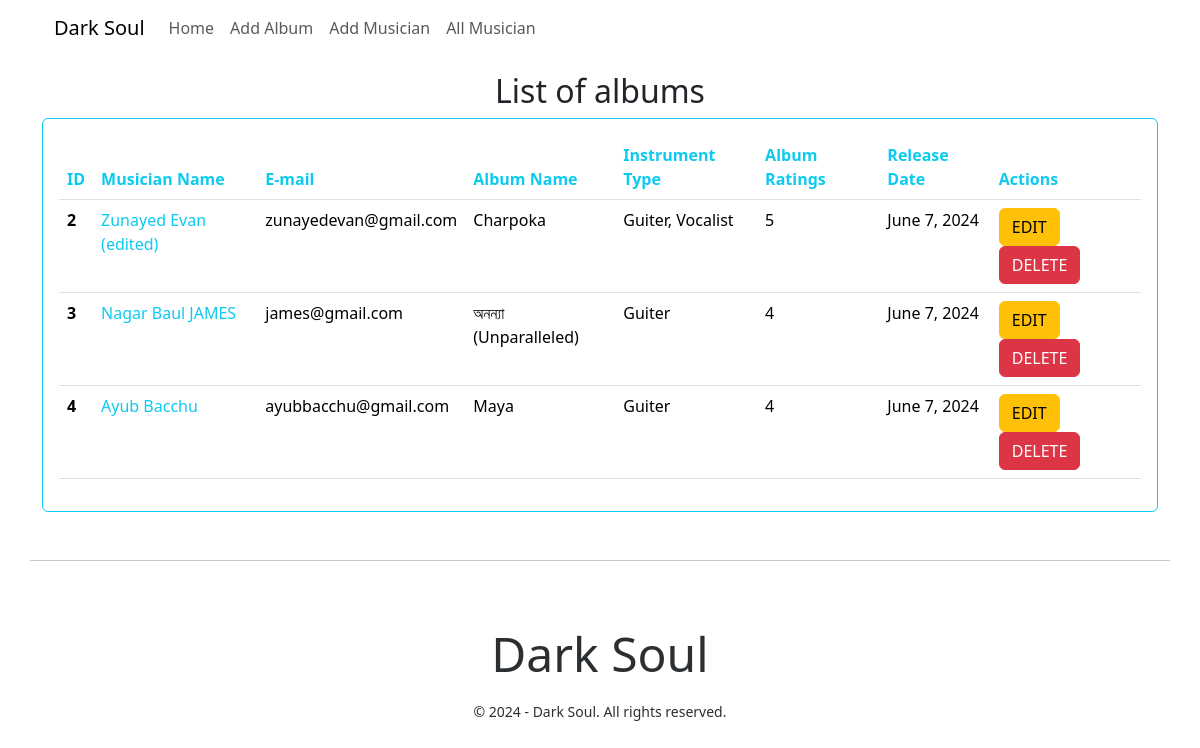
The page / on the database its author committed.
### album/models.py (models this page shows, shortened)
class Album(models.Model):
    name = models.CharField(max_length=255)
    musician = models.ForeignKey(Musician, on_delete=models.CASCADE, related_name='albums')
    release_date = models.DateField(auto_now_add=True)
    RATING_CHOICES = [
        ('1', '1'),
        ('2', '2'),
        ('3', '3'),
        ('4', '4'),
        ('5', '5'),
    ]
    ratings = models.CharField(max_length=1, choices=RATING_CHOICES)

### musician/models.py (models this page shows, shortened)
class Musician(models.Model):
    first_name = models.CharField(max_length=50)
    last_name = models.CharField(max_length=50)
    email = models.EmailField()
    phone = models.CharField(max_length=11)
    instrument_type = models.CharField(max_length=255)
    @property
    def full_name(self):
        return f"{self.first_name} {self.last_name}"

### musicians_directory/views.py (the view)
# urls.py: 2. Add a URL to urlpatterns:  path('', views.home, name='home')
def home(request):
    albums = Album.objects.all()
    return render(request, 'home.html', {'albums': albums})

### templates/home.html
{% extends "base.html" %}
{% block content %}
{% include "album/albums.html" %}
{% endblock content %}

### album/templates/album/albums.html
<div class="mt-3">
    <h2 class="text-center">List of albums</h2>
<div class="table-responsive border border-info p-3 rounded">
    <table class="table">
        <thead>
          <tr >
            <th class="text-info" scope="col">ID</th>
            <th class="text-info" scope="col">Musician Name</th>
            <th class="text-info" scope="col">E-mail</th>
            <th class="text-info" scope="col">Album Name</th>
            <th class="text-info" scope="col">Instrument Type</th>
            <th class="text-info" scope="col">Album Ratings</th>
            <th class="text-info" scope="col">Release Date</th>
            <th class="text-info" scope="col">Actions</th>
          </tr>
        </thead>
        <tbody>
            {% for album in albums %}
            <tr >
                <th scope="row">{{album.id}}</th>
                <td>
                  <a href="{% url "details_musician" album.musician.id %}" class="text-info text-decoration-none">
                    {{album.musician.full_name}}
                  </a>
                </td>
                <td>{{album.musician.email}}</td>
                <td>{{album.name}}</td>
                <td>{{album.musician.instrument_type}}</td>
                <td>{{album.ratings}}</td>
                <td>{{album.release_date}}</td>
                <td>
                    <a class="btn btn-warning" href="{% url "update_album" album.id %}">EDIT</a>
                    <a class="btn btn-danger" href="{% url "delete_album" album.id %}">DELETE</a>
                </td>
              </tr>
            {% endfor %}
        </tbody>
      </table>
</div>
</div>

### rows shown on the page
Album: id "2", musician.full_name "Zunayed Evan (edited)", musician.email "zunayedevan@gmail.com", name "Charpoka", musician.instrument_type "Guiter, Vocalist", ratings "5", release_date "June 7, 2024"
Album: id "3", musician.full_name "Nagar Baul JAMES", musician.email "james@gmail.com", name "অনন্যা (Unparalleled)", musician.instrument_type "Guiter", ratings "4", release_date "June 7, 2024"
Album: id "4", musician.full_name "Ayub Bacchu", musician.email "ayubbacchu@gmail.com", name "Maya", musician.instrument_type "Guiter", ratings "4", release_date "June 7, 2024"
